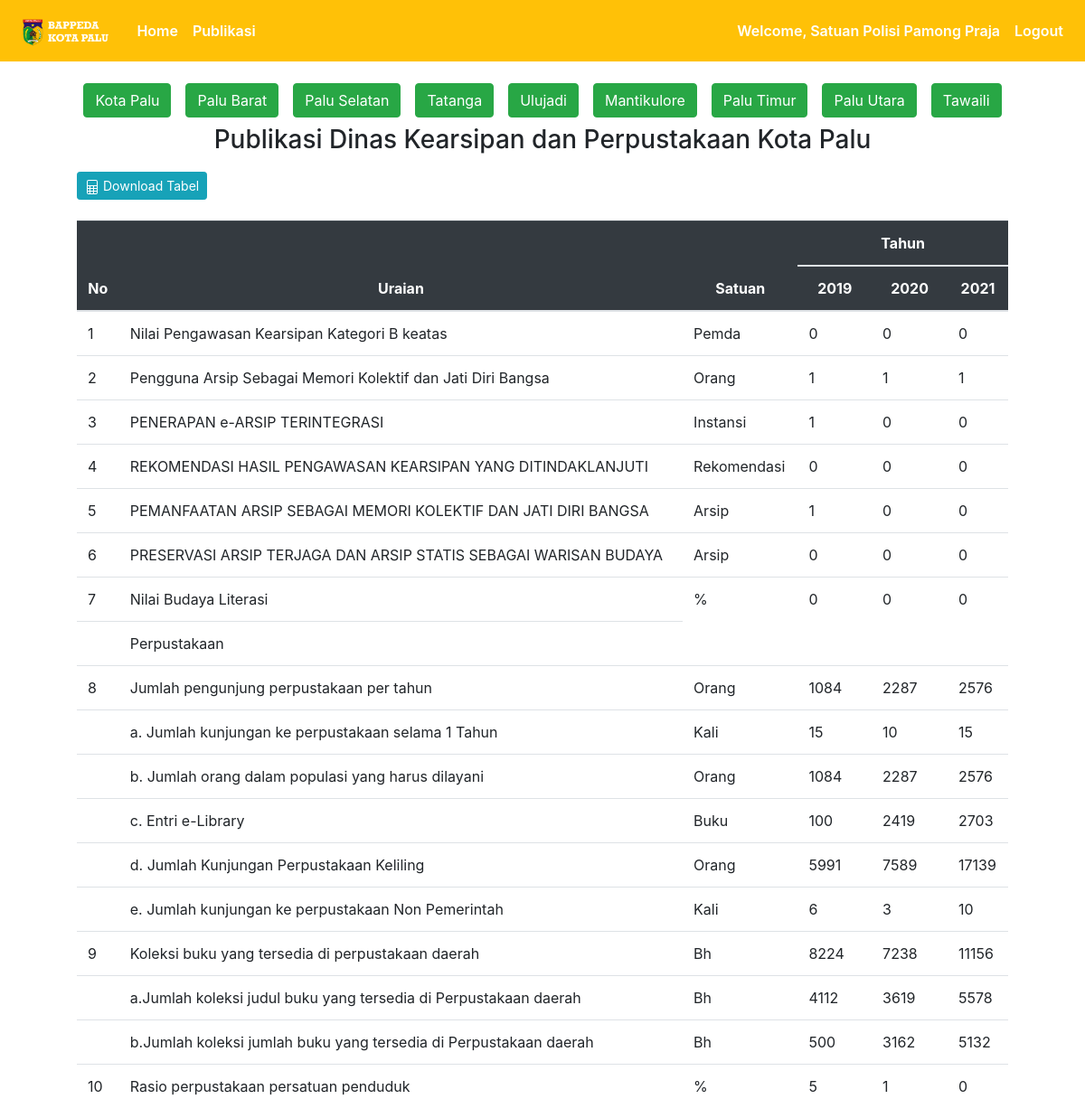
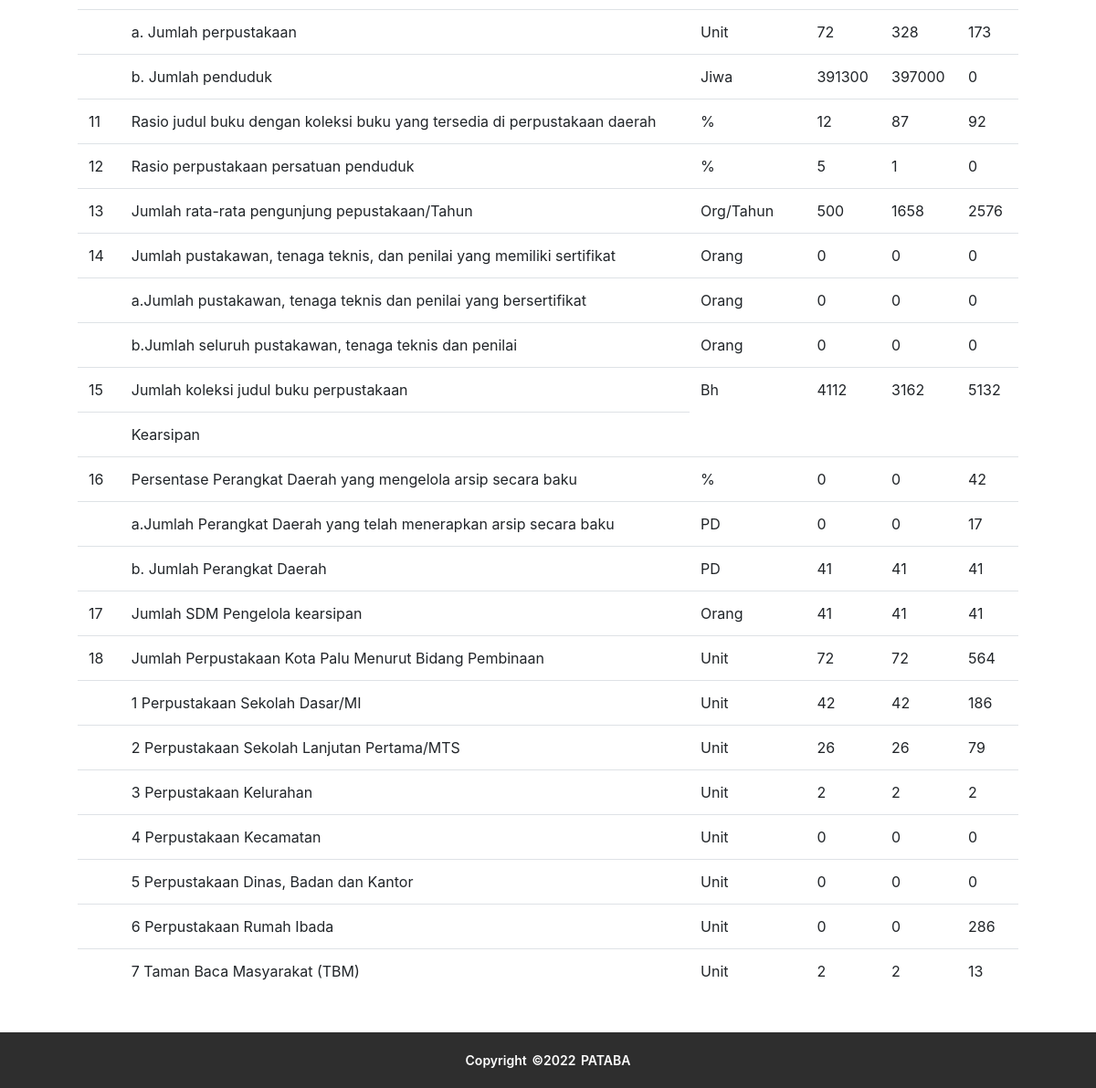
Page /publikasi/kearsipan (signed in) on the committed database (2 pictures, top to bottom).
### publication/models.py (models this page shows, shortened)
class Users(db.Model, UserMixin):
  id = db.Column(db.Integer(), primary_key=True)
  email = db.Column(db.String(), unique=True, nullable=False)
  password_hash = db.Column(db.String(), nullable=False)
  name = db.Column(db.String(), nullable=False)
  role = db.Column(db.String(), nullable=False)
  officer_of_district = db.Column(db.Integer(), db.ForeignKey('districts.id'), nullable=True)
  officer_of_agency = db.Column(db.Integer(), db.ForeignKey('agencies.id'), nullable=True)
  @property
  def password(self):
    return self.password

class Kearsipan(db.Model):
  id = db.Column(db.Integer(), primary_key=True)
  tahun = db.Column(db.String(length=4), nullable=False)
  u1 = db.Column(db.Float())
  u2 = db.Column(db.Float())
  u3 = db.Column(db.Float())
  u4 = db.Column(db.Float())
  u5 = db.Column(db.Float())
  u6 = db.Column(db.Float())
  u7 = db.Column(db.Float())
  u8 = db.Column(db.Float())
  u9 = db.Column(db.Float())
  u10 = db.Column(db.Float())
  u11 = db.Column(db.Float())
  u12 = db.Column(db.Float())
  u13 = db.Column(db.Float())
  u14 = db.Column(db.Float())
  u15 = db.Column(db.Float())
  u16 = db.Column(db.Float())
  u17 = db.Column(db.Float())
  u18 = db.Column(db.Float())
  u19 = db.Column(db.Float())
  u20 = db.Column(db.Float())
  u21 = db.Column(db.Float())
  u22 = db.Column(db.Float())
  u23 = db.Column(db.Float())
  u24 = db.Column(db.Float())
  u25 = db.Column(db.Float())
  u26 = db.Column(db.Float())
  u27 = db.Column(db.Float())
  u28 = db.Column(db.Float())
  u29 = db.Column(db.Float())
  u30 = db.Column(db.Float())
  u31 = db.Column(db.Float())
  u32 = db.Column(db.Float())
  u33 = db.Column(db.Float())
  u34 = db.Column(db.Float())
  u35 = db.Column(db.Float())
  u36 = db.Column(db.Float())
  u37 = db.Column(db.Float())
  u38 = db.Column(db.Float())
  district_id = db.Column(db.Integer(), nullable=True)

### publication/kearsipan/routes_kearsipan.py (the view)
@app.route('/publikasi/kearsipan')
def kearsipan():
  data = Kearsipan.query.filter_by(district_id=None).order_by(Kearsipan.tahun).all()
  return render_template('kearsipan/kearsipan.html', data=data)

### publication/models.py (called while the page is built)
@login_manager.user_loader
def load_user(user_id):
    return Users.query.get(int(user_id))

### publication/templates/kearsipan/kearsipan.html (shortened to what this page needs)
{% extends 'base.html' %}
{% block content %}
  <div class="container">
    <div class="ket-tabel d-flex justify-content-center">
      <a href="{{ url_for('kearsipan') }}" class="btn btn-success m-2">Kota Palu</a>
      <a href="{{ url_for('kearsipan_kec', district_id=1) }}" class="btn btn-success m-2">Palu Barat</a>
      <a href="{{ url_for('kearsipan_kec', district_id=2) }}" class="btn btn-success m-2">Palu Selatan</a>
      <a href="{{ url_for('kearsipan_kec', district_id=3) }}" class="btn btn-success m-2">Tatanga</a>
      <a href="{{ url_for('kearsipan_kec', district_id=4) }}" class="btn btn-success m-2">Ulujadi</a>
      <a href="{{ url_for('kearsipan_kec', district_id=5) }}" class="btn btn-success m-2">Mantikulore</a>
      <a href="{{ url_for('kearsipan_kec', district_id=6) }}" class="btn btn-success m-2">Palu Timur</a>
      <a href="{{ url_for('kearsipan_kec', district_id=7) }}" class="btn btn-success m-2">Palu Utara</a>
      <a href="{{ url_for('kearsipan_kec', district_id=8) }}" class="btn btn-success m-2">Tawaili</a>
    </div>
    <h3 class="text-center">Publikasi Dinas Kearsipan dan Perpustakaan Kota Palu</h3>
    <button class="btn btn-sm btn-info btn-download" onclick="exportTableToExcel('kearsipanTable', 'tabel')">
      <span>
        Download Tabel
      </span>
    </button>
    <div class="table-responsive mb-5" style="padding: 5vh;">
      <table class="table" id="kearsipanTable">
        <thead class="table-dark text-center">
          <tr>
            <th rowspan="2" scope="col">No</th>
            <th rowspan="2" scope="col">Uraian</th>
            <th rowspan="2" scope="col">Satuan</th>
            <th colspan="{{ data|length + 1 }}" scope="col" style="text-align: center">Tahun</th>
          </tr>
          <tr>
            {% for d in data %}
              <th>
                {{ d.tahun }}
              </th>
            {% endfor %}
          </tr>
        </thead>
        <tbody>
          <tr>
            <td>1</td>
            <td>Nilai Pengawasan Kearsipan Kategori B keatas</td>
            <td>Pemda</td>
            {% for d in data %}
            <td>{{ d.u1 }}</td>
            {% endfor %}
          </tr>
          <tr>
            <td>2</td>
            <td>Pengguna Arsip Sebagai Memori Kolektif dan Jati Diri Bangsa</td>
            <td>Orang</td>
            {% for d in data %}
            <td>{{ d.u2 }}</td>
            {% endfor %}
          </tr>
          <tr>
            <td>3</td>
            <td>PENERAPAN e-ARSIP TERINTEGRASI</td>
            <td>Instansi</td>
            {% for d in data %}
            <td>{{ d.u3 }}</td>
            {% endfor %}
          </tr>
          <tr>
            <td>4</td>
            <td>REKOMENDASI HASIL PENGAWASAN KEARSIPAN YANG DITINDAKLANJUTI</td>
            <td>Rekomendasi</td>
            {% for d in data %}
            <td>{{ d.u4 }}</td>
            {% endfor %}
          </tr>
          <tr>
            <td>5</td>
            <td>PEMANFAATAN ARSIP SEBAGAI MEMORI KOLEKTIF DAN JATI DIRI BANGSA</td>
            <td>Arsip</td>
            {% for d in data %}
            <td>{{ d.u5 }}</td>
            {% endfor %}
          </tr>
          <tr>
            <td>6</td>
            <td>PRESERVASI ARSIP TERJAGA DAN ARSIP STATIS SEBAGAI WARISAN BUDAYA</td>
            <td>Arsip</td>
            {% for d in data %}
            <td>{{ d.u6 }}</td>
            {% endfor %}
          </tr>
          <tr>
            <td>7</td>
            <td>Nilai Budaya Literasi</td>
            <td>%</td>
            {% for d in data %}
            <td>{{ d.u7 }}</td>
            {% endfor %}
          </tr>
          <tr>
            <td></td>
            <td>Perpustakaan</td>
          </tr>
          <tr>
            <td>8</td>
            <td>Jumlah pengunjung perpustakaan per tahun</td>
            <td>Orang</td>
            {% for d in data %}
            <td>{{ d.u8 }}</td>
            {% endfor %}
          </tr>
          <tr>
            <td></td>
            <td>a. Jumlah kunjungan ke perpustakaan selama 1 Tahun</td>
            <td>Kali</td>
            {% for d in data %}
            <td>{{ d.u9 }}</td>
            {% endfor %}
          </tr>
          <tr>
            <td></td>
            <td>b. Jumlah orang dalam populasi yang harus dilayani</td>
            <td>Orang</td>
            {% for d in data %}
            <td>{{ d.u10 }}</td>
            {% endfor %}
          </tr>
          <tr>
            <td></td>
            <td>c. Entri e-Library</td>
            <td>Buku</td>
            {% for d in data %}
            <td>{{ d.u11 }}</td>
            {% endfor %}
          </tr>
          <tr>
            <td></td>
            <td>d. Jumlah Kunjungan Perpustakaan Keliling</td>
            <td>Orang</td>
            {% for d in data %}
            <td>{{ d.u12 }}</td>
            {% endfor %}
          </tr>
          <tr>
            <td></td>
            <td>e. Jumlah kunjungan ke perpustakaan Non Pemerintah</td>
            <td>Kali</td>
            {% for d in data %}
            <td>{{ d.u13 }}</td>
            {% endfor %}
          </tr>
          <tr>
            <td>9</td>
            <td>Koleksi buku yang tersedia di perpustakaan daerah</td>
            <td>Bh</td>
            {% for d in data %}
            <td>{{ d.u14 }}</td>
            {% endfor %}
          </tr>
          <tr>
            <td></td>
            <td>a.Jumlah koleksi judul buku yang tersedia di Perpustakaan daerah</td>
            <td>Bh</td>
            {% for d in data %}
            <td>{{ d.u15 }}</td>
            {% endfor %}
          </tr>
          <tr>
            <td></td>
            <td>b.Jumlah koleksi jumlah buku yang tersedia di Perpustakaan daerah</td>
            <td>Bh</td>
            {% for d in data %}
            <td>{{ d.u16 }}</td>
            {% endfor %}
          </tr>
          <tr>
            <td>10</td>
            <td>Rasio perpustakaan persatuan penduduk</td>
            <td>%</td>
            {% for d in data %}
            <td>{{ d.u17 }}</td>
            {% endfor %}
          </tr>
          <tr>
            <td></td>
            <td>a. Jumlah perpustakaan</td>
            <td>Unit</td>
            {% for d in data %}
            <td>{{ d.u18 }}</td>
            {% endfor %}
          </tr>
          <tr>
            <td></td>
            <td>b. Jumlah penduduk</td>
            <td>Jiwa</td>
            {% for d in data %}
            <td>{{ d.u19 }}</td>
            {% endfor %}
          </tr>
          <tr>
            <td>11</td>
            <td>Rasio judul  buku dengan koleksi buku yang tersedia di perpustakaan daerah</td>
            <td>%</td>
            {% for d in data %}
            <td>{{ d.u20 }}</td>
            {% endfor %}
          </tr>
          <tr>
            <td>12</td>
            <td>Rasio perpustakaan persatuan penduduk</td>
            <td>%</td>
            {% for d in data %}
            <td>{{ d.u21 }}</td>
            {% endfor %}
          </tr>
          <tr>
            <td>13</td>
            <td>Jumlah rata-rata pengunjung pepustakaan/Tahun</td>
            <td>Org/Tahun</td>
            {% for d in data %}
            <td>{{ d.u22 }}</td>
            {% endfor %}
          </tr>
          <tr>
            <td>14</td>
            <td>Jumlah pustakawan, tenaga teknis, dan penilai yang memiliki sertifikat</td>
            <td>Orang</td>
            {% for d in data %}
            <td>{{ d.u23 }}</td>
            {% endfor %}
          </tr>
          <tr>
            <td></td>
            <td>a.Jumlah pustakawan, tenaga teknis dan penilai yang bersertifikat</td>
            <td>Orang</td>
            {% for d in data %}
            <td>{{ d.u24 }}</td>
            {% endfor %}
          </tr>
          <tr>
            <td></td>
            <td>b.Jumlah seluruh pustakawan, tenaga teknis dan penilai</td>
            <td>Orang</td>
            {% for d in data %}
            <td>{{ d.u25 }}</td>
            {% endfor %}
          </tr>
          <tr>
            <td>15</td>
            <td>Jumlah koleksi judul buku perpustakaan</td>
            <td>Bh</td>
            {% for d in data %}
            <td>{{ d.u26 }}</td>
            {% endfor %}
          </tr>
          <tr>
            <td></td>
            <td>Kearsipan</td>
          </tr>
          <tr>
            <td>16</td>
            <td>Persentase Perangkat Daerah yang mengelola arsip secara baku</td>
            <td>%</td>
            {% for d in data %}
            <td>{{ d.u27 }}</td>
            {% endfor %}
          </tr>
          <tr>
            <td></td>
            <td>a.Jumlah Perangkat Daerah yang telah menerapkan arsip secara baku</td>
            <td>PD</td>
            {% for d in data %}
            <td>{{ d.u28 }}</td>
            {% endfor %}
          </tr>
          <tr>
            <td></td>
            <td>b. Jumlah Perangkat Daerah</td>
            <td>PD</td>
            {% for d in data %}
            <td>{{ d.u29 }}</td>
            {% endfor %}
          </tr>
          <tr>
            <td>17</td>
            <td>Jumlah SDM Pengelola kearsipan</td>
            <td>Orang</td>
            {% for d in data %}
            <td>{{ d.u30 }}</td>
            {% endfor %}
          </tr>
          <tr>
            <td>18</td>
            <td>Jumlah Perpustakaan Kota Palu Menurut Bidang Pembinaan</td>
            <td>Unit</td>
            {% for d in data %}
            <td>{{ d.u31 }}</td>
            {% endfor %}
          </tr>
          <tr>
            <td></td>
            <td>1	Perpustakaan Sekolah Dasar/MI</td>
            <td>Unit</td>
            {% for d in data %}
            <td>{{ d.u32 }}</td>
            {% endfor %}
          </tr>
          <tr>
            <td></td>
            <td>2	Perpustakaan Sekolah Lanjutan Pertama/MTS</td>
            <td>Unit</td>
            {% for d in data %}
            <td>{{ d.u33 }}</td>
            {% endfor %}
          </tr>
          <tr>
            <td></td>
            <td>3	Perpustakaan Kelurahan</td>
            <td>Unit</td>
            {% for d in data %}
            <td>{{ d.u34 }}</td>
            {% endfor %}
          </tr>
          <tr>
            <td></td>
            <td>4	Perpustakaan Kecamatan</td>
            <td>Unit</td>
            {% for d in data %}
            <td>{{ d.u35 }}</td>
            {% endfor %}
          </tr>
          <tr>
            <td></td>
            <td>5	Perpustakaan Dinas, Badan dan Kantor</td>
            <td>Unit</td>
            {% for d in data %}
            <td>{{ d.u36 }}</td>
            {% endfor %}
          </tr>
          <tr>
            <td></td>
            <td>6	Perpustakaan Rumah Ibada</td>
            <td>Unit</td>
            {% for d in data %}
            <td>{{ d.u37 }}</td>
            {% endfor %}
          </tr>
          <tr>
            <td></td>
            <td>7	Taman Baca Masyarakat (TBM)</td>
            <td>Unit</td>
            {% for d in data %}
            <td>{{ d.u38 }}</td>
            {% endfor %}
          </tr>
        </tbody>
      </table>
    </div>
  </div>
{% endblock %}

### publication/templates/base.html (shortened to what this page needs)
<!doctype html>
<html lang="en">
  <head>
    <link rel="stylesheet" href="https://cdn.jsdelivr.net/npm/bootstrap@4.5.3/dist/css/bootstrap.min.css">
    <link rel="stylesheet" href="https://unpkg.com/swiper/swiper-bundle.min.css"/>
    <link rel="stylesheet" href="{{ url_for('static', filename='css/style_agi.css') }}">
    <link rel="stylesheet" href="{{ url_for('static', filename='css/footer.css') }}">
  </head>
  <body>
    <nav class="navbar navbar-expand-md navbar-dark bg-warning my-navbar">
      <a class="navbar-brand" href="#">
        <img src="{{ url_for('static', filename='img/logo.png') }}" alt="" height="39px" class="d-inline-block align-text-top">
      </a>
        <div class="collapse navbar-collapse" id="navbarNav">
          <ul class="navbar-nav mr-auto">
            <li class="nav-item active">
                <a class="nav-link fw-bold" href="{{ url_for('home_page') }}">Home <span class="sr-only">(current)</span></a>
            </li>
            <li class="nav-item active">
              <a class="nav-link" href="{{ url_for('publikasi_page') }}">Publikasi</a>
            </li>
          </ul>
          {% if current_user.is_authenticated %}
            <ul class="navbar-nav">
              <li class="nav-item active">
                  <a class="nav-link">Welcome, {{ current_user.name }}</a>
              </li>
              <li class="nav-item active">
                  <a class="nav-link" href="{{ url_for('logout_page') }}">Logout</a>
              </li>
            </ul>
          {% else %}
            <ul class="navbar-nav">
              <li class="nav-item active">
                  <a class="nav-link" href="{{ url_for('login_page') }}">Login</a>
              </li>
            </ul>
          {% endif %}
        </div>
    </nav>
    {% block content %}
    {% endblock %}
    <footer>
      <div class="footer-bottom">
            Copyright &copy;2022 PATABA
      </div>
    </footer>
  </body>
</html>

### publication/static/css/style_agi.css (style rules this page uses)
nav { font-weight: 600; }
.btn-download { margin-left: 40px; margin-bottom: -25px; }

### publication/static/css/footer.css (style rules this page uses)
footer { position: fixed; left: 0; right: 0; bottom: 0; background-color: rgb(46, 46, 46); height: auto; width: auto; padding: 20px; font-size: 12px; color: white; font-weight: 600; }
.footer-bottom { font-size: 14px; word-spacing: 2px; text-align: center; text-transform: capitalize; }

### rows in the picture
Users: name "Satuan Polisi Pamong Praja"
Kearsipan: tahun "2019", u1 "0", u2 "1", u3 "1", u4 "0", u5 "1", u6 "0", u7 "0", u8 "1084", u9 "15", u10 "1084", u11 "100", u12 "5991", u13 "6", u14 "8224", u15 "4112", u16 "500", u17 "5", u18 "72", u19 "391300", u20 "12", u21 "5", u22 "500", u23 "0", u24 "0", u25 "0", u26 "4112", u27 "0", u28 "0", u29 "41", u30 "41", u31 "72", u32 "42", u33 "26", u34 "2", u35 "0", u36 "0", u37 "0", u38 "2"
Kearsipan: tahun "2020", u1 "0", u2 "1", u3 "0", u4 "0", u5 "0", u6 "0", u7 "0", u8 "2287", u9 "10", u10 "2287", u11 "2419", u12 "7589", u13 "3", u14 "7238", u15 "3619", u16 "3162", u17 "1", u18 "328", u19 "397000", u20 "87", u21 "1", u22 "1658", u23 "0", u24 "0", u25 "0", u26 "3162", u27 "0", u28 "0", u29 "41", u30 "41", u31 "72", u32 "42", u33 "26", u34 "2", u35 "0", u36 "0", u37 "0", u38 "2"
Kearsipan: tahun "2021", u1 "0", u2 "1", u3 "0", u4 "0", u5 "0", u6 "0", u7 "0", u8 "2576", u9 "15", u10 "2576", u11 "2703", u12 "17139", u13 "10", u14 "11156", u15 "5578", u16 "5132", u17 "0", u18 "173", u19 "0", u20 "92", u21 "0", u22 "2576", u23 "0", u24 "0", u25 "0", u26 "5132", u27 "42", u28 "17", u29 "41", u30 "41", u31 "564", u32 "186", u33 "79", u34 "2", u35 "0", u36 "0", u37 "286", u38 "13"
